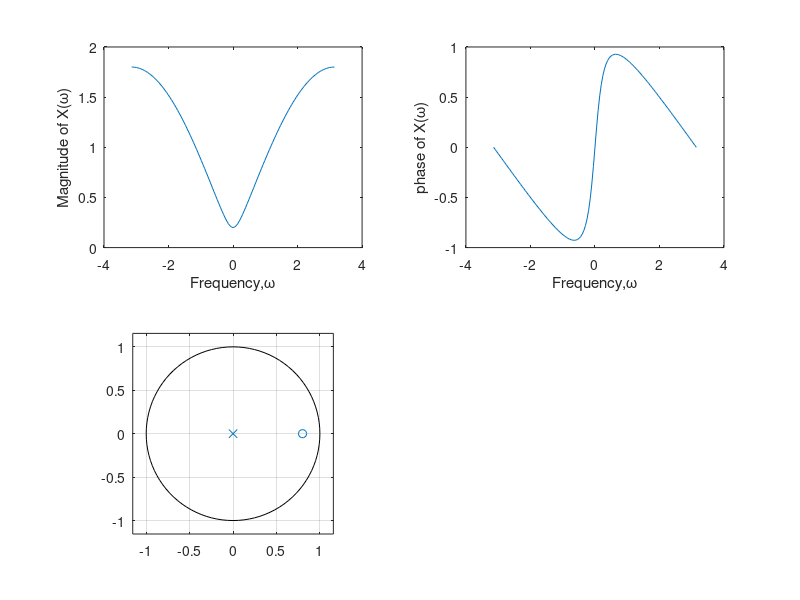

Here is the MATLAB script that generated this plot:
clc;
clear all;
close all;
% T.F = 1/(1+0.8z)

a= [1]; % numerator coefficients
b=[1, -0.8]; % denominator coefficients
w= -pi:pi/64:pi;  %RESOLUTION improves with increasing value
[Xw]=freqz(b,a,w); %(num,den,w)
subplot(2,2,1);
plot(w, abs(Xw));

xlabel('Frequency,\omega');
ylabel('Magnitude of X(\omega)');

subplot(2,2,2);
plot(w,angle(Xw));
xlabel('Frequency,\omega');
ylabel('phase of X(\omega)');


subplot(2,2,3);
zplane(b,a);  %plot zero-pole plot
grid on;
